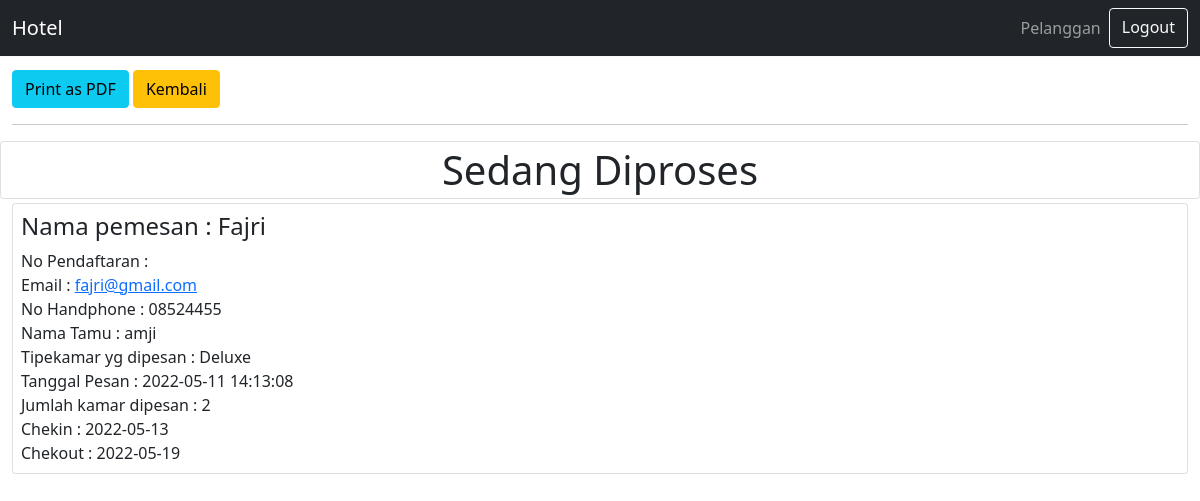
The page /resepsionis/detail.php?id=17 (signed in) on the database as committed earlier.
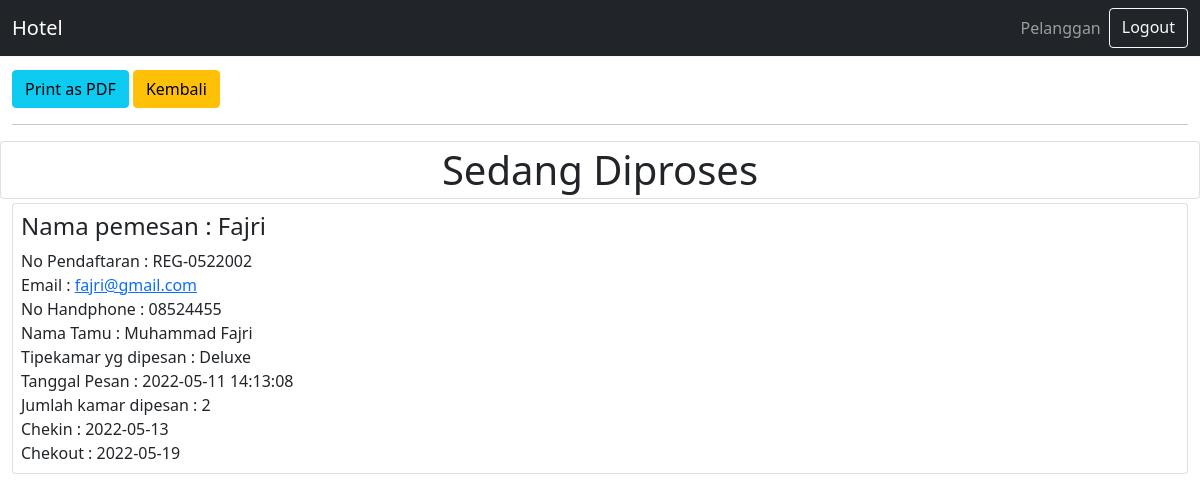
The same page on the database as committed later.
### tables this page shows
CREATE TABLE `pelanggan` (
  `id` int(11) NOT NULL,
  `no_reg` varchar(50) NOT NULL,
  `nama_pemesan` varchar(50) NOT NULL,
  `email` varchar(50) NOT NULL,
  `hp` varchar(12) NOT NULL,
  `nama_tamu` varchar(50) NOT NULL,
  `tgl_pesan` datetime NOT NULL,
  `checkin` date NOT NULL,
  `checkout` date NOT NULL,
  `jml_kamar` int(2) NOT NULL,
  `status` enum('Sedang Diproses','Telah Diproses') NOT NULL,
  `id_kamar` int(11) NOT NULL
);

CREATE TABLE `kamar` (
  `id_kamar` int(11) NOT NULL,
  `nama_kamar` varchar(50) NOT NULL,
  `total_kamar` int(5) NOT NULL
);

### resepsionis/detail.php (the view, shortened to what this page needs)
<!DOCTYPE html>
<html lang="en">
<?php
$conn = mysqli_connect("localhost", "root", "", "hotel-hebat");
$id = $_GET["id"];
$DetailProses = mysqli_query($conn, "SELECT * FROM pelanggan,kamar WHERE pelanggan.id_kamar = kamar.id_kamar AND  id = '$id'");
$ResultDetailProses = mysqli_fetch_assoc($DetailProses);
?>
<head>
  <link rel="stylesheet" href="../vendor/bootstrap.min.css">
  <link rel="stylesheet" href="../vendor/dataTables.bootstrap5.min.css">
</head>
<body style="margin-top: 70px;">
  <?php
  include './navbar.php'
  ?>
  <div class="toolbar hidden-print container-fluid">
    <div class="text-right">
      <button id="cetakBukti" class="btn btn-info"><i class="fa fa-file-pdf-o"></i> Print as PDF</button>
      <a href="pelanggan.php" class="btn btn-warning">Kembali</a>
    </div>
    <hr>
  </div>
  <div id="cetakBukti" class="container-fluid">
    <div class="row">
      <h1 class="card p-1 mb-1 text-center"><?= $ResultDetailProses['status']; ?></h1>
      <div class="col-lg-12">
        <div class="card p-2">
          <h4>Nama pemesan : <?= $ResultDetailProses['nama_pemesan']; ?></h4>
          <div>No Pendaftaran : <?= $ResultDetailProses['no_reg']; ?></div>
          <div class="email">Email : <a href="mailto:<?= $ResultDetailProses['email']; ?> "><?= $ResultDetailProses['email']; ?></a></div>
          <div>No Handphone : <?= $ResultDetailProses['hp']; ?></div>
          <div>Nama Tamu : <?= $ResultDetailProses['nama_tamu']; ?></div>
          <div>Tipekamar yg dipesan : <?= $ResultDetailProses['nama_kamar']; ?></div>
          <div>Tanggal Pesan : <?= $ResultDetailProses['tgl_pesan']; ?></div>
          <div>Jumlah kamar dipesan : <?= $ResultDetailProses['jml_kamar']; ?></div>
          <div>Chekin : <?= $ResultDetailProses['checkin']; ?></div>
          <div>Chekout : <?= $ResultDetailProses['checkout']; ?></div>
        </div>
      </div>
    </div>
  </div>
</body>
</html>

Rows that differ between the two databases and show on the page:
changed pelanggan "Sedang Diproses": no_reg (not shown) → "REG-0522002"; nama_tamu "amji" → "Muhammad Fajri"
